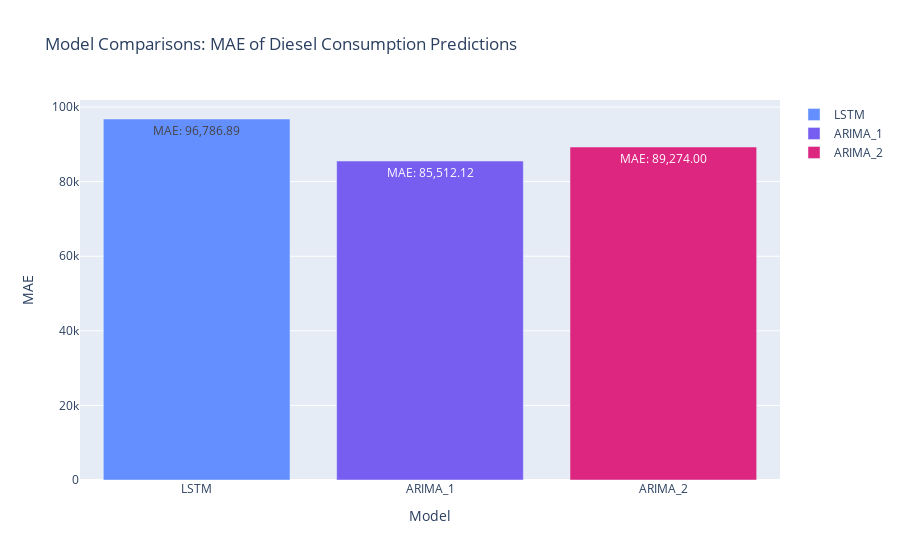

Write notebook code for a chart like this one.
### Code cell
# Call the function to plot with custom colors
plot_model_comparisons(mae_results, palette)

### Figure 1 — Plotly figure (JSON) as saved in the notebook; plotly's stock layout.template omitted (floating-point values rounded to 4 significant figures)
{"data": [{"hoverinfo": "text", "marker": {"color": "#648FFF"}, "name": "LSTM", "text": "MAE: 96,786.89", "textposition": "auto", "type": "bar", "x": ["LSTM"], "y": [96790.0]}, {"hoverinfo": "text", "marker": {"color": "#775EF0"}, "name": "ARIMA_1", "text": "MAE: 85,512.12", "textposition": "auto", "type": "bar", "x": ["ARIMA_1"], "y": [85510.0]}, {"hoverinfo": "text", "marker": {"color": "#DD2680"}, "name": "ARIMA_2", "text": "MAE: 89,274.00", "textposition": "auto", "type": "bar", "x": ["ARIMA_2"], "y": [89274]}], "layout": {"barmode": "group", "title": {"text": "Model Comparisons: MAE of Diesel Consumption Predictions"}, "xaxis": {"anchor": "y", "domain": [0, 1], "title": {"text": "Model"}}, "yaxis": {"anchor": "x", "domain": [0, 1], "title": {"text": "MAE"}, "zeroline": true}}}
